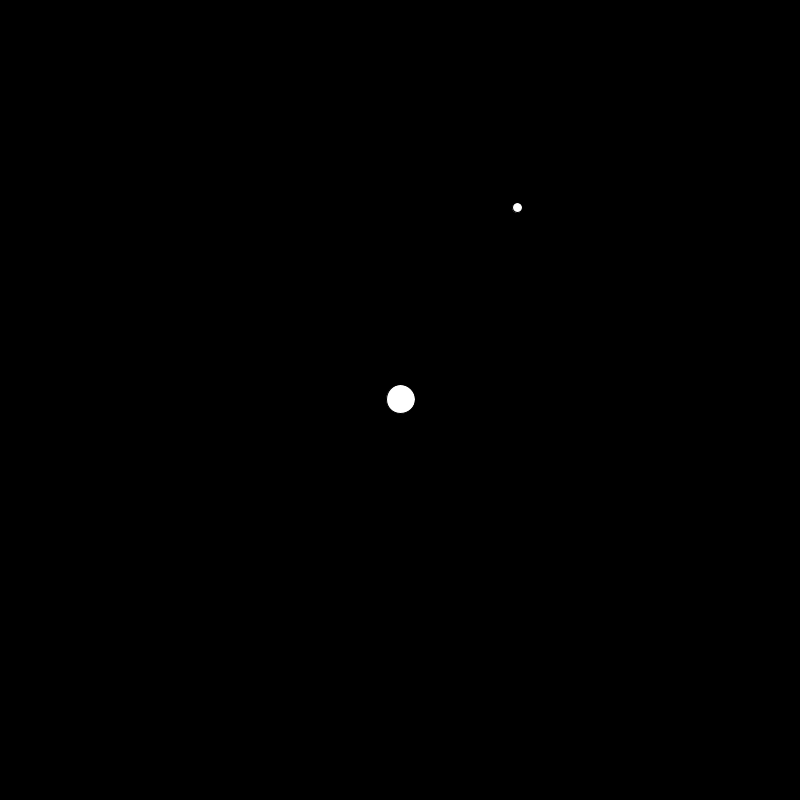
Frame 1 (no input)
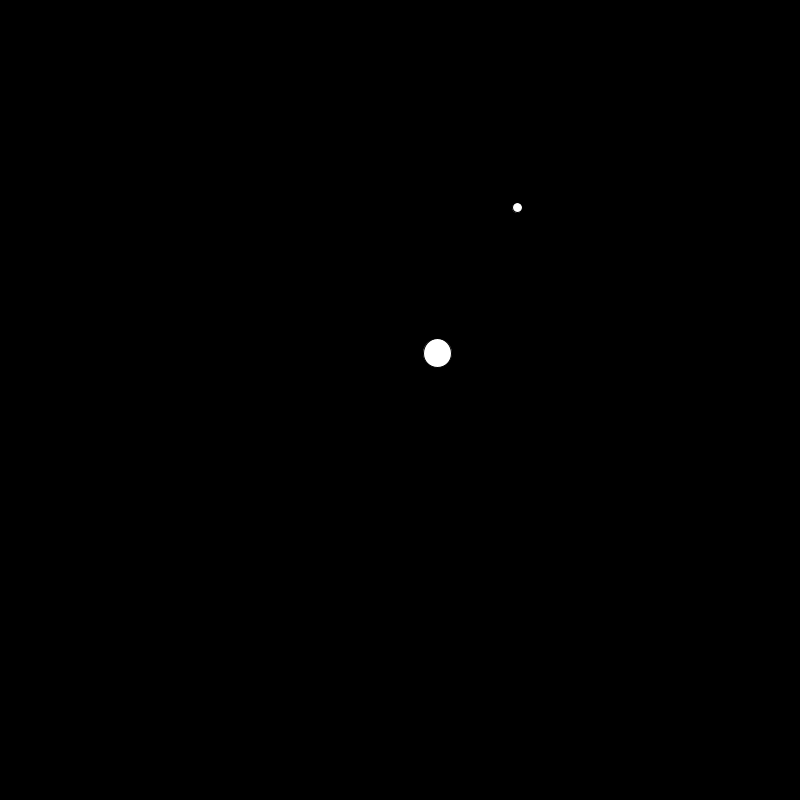
Frame 60 (the mouse pressed at the canvas centre just before this capture)
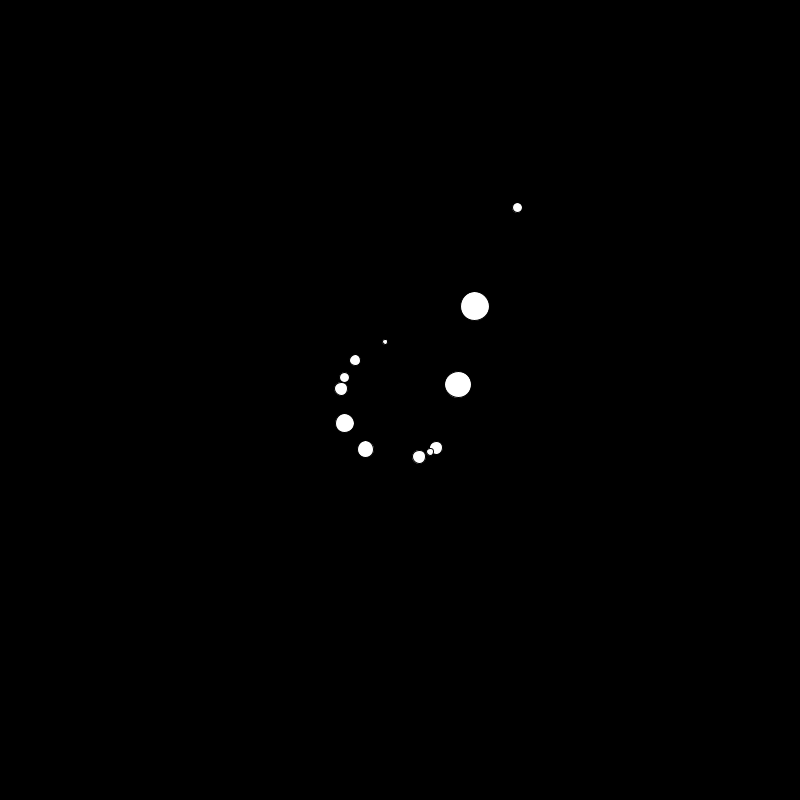
Frame 120 (the mouse held since frame 60 and released just before this capture)

The Processing sketch that drew these frames (run headless with seeded random() and noise(); from frame 60 on, the mouse is pressed at the canvas centre):

// Processing sketch: Black_Hole
// ── Black_Hole.pde
ArrayList <Ball> b= new ArrayList <Ball>();
BlackHole eating;
int hue = 0;
void setup () {
  size (800, 800);
  eating = new BlackHole();
  b. add ( new Ball (width/2, height/2, random(5, 30)));
  colorMode (HSB, 360, 100, 100, 100);
}
void draw () {
  background (0);
  eating. display();
  hue++;
  fill (hue%360, 100, 100, 60);

  for (int i = 0; i< b.size (); i++) {
    Ball balls = b . get (i);
    balls. move();
    balls. bounce ();
    balls. display ();
//    for (int j = 0; j < b. size (); j++) {
//      if (i!=j) {
//        Ball b2 = b.get (j);
//        balls.collison(b2);
//        
            if (eating.consume(balls)){
b.remove(i);
eating. grow();
            }
      }
    }


void mousePressed () {
  for (int i = 0; i <10; i++) {
    b. add ( new Ball (mouseX, mouseY, random(5, 30)));
  }
  if (b.size() >= 50) {
    b.remove(0);
  }
}


// ── Ball.pde
class Ball {
  float sz;
  PVector loc, vel; 
  //intialized properties
  Ball (float tempszx,float tempszy, float tempsz) {
    sz = tempsz;
    loc = new PVector (tempszx,tempszy);
    vel = PVector. random2D ();
  }

  void display() {
    fill(360);
    ellipse (loc.x, loc.y, sz, sz);
 }

  void move() {
    loc. add (vel);
  }

  void bounce () {
    if (loc.x + sz/2 > width || loc.x-sz/2 <0) {
      vel.x *= -1;
   
    }
    if (loc.y + sz/2 > height || loc.y -sz/2 <0) {
      vel. y *= -1;
    }
  }
  void collison (Ball someOtherBall ) {
    if (loc. dist (someOtherBall. loc) < sz/2 + someOtherBall. sz/2){
      vel = PVector. sub (loc, someOtherBall.loc);
    vel. normalize ();

  }
}
}

// ── BlackHole.pde
class BlackHole{ 
//declare var.
PVector loc;
float sz;
//intailized properties
BlackHole (){
loc = new PVector (random (width), random (height));
sz = 10;
}
//define the meathods\

void display () {
  ellipse (loc.x,loc.y, sz,sz);
}
boolean consume (Ball food) {
  if (loc. dist (food. loc) < sz/2 + food. sz/2) {
return true;
}
else{
  return false;
}
}
void grow() {
  sz+=1;
}
}
